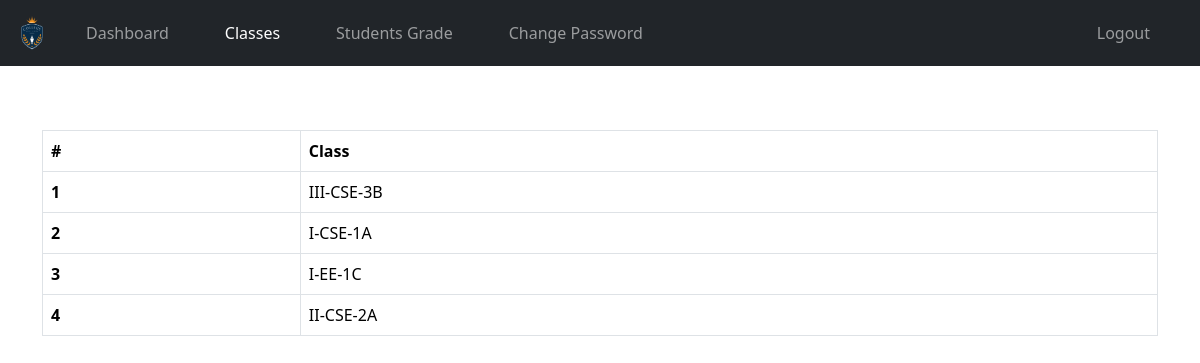
Screenshot of /teacher/classes.php (signed in) with the database file from the repository.
### tables this page shows
CREATE TABLE `semester` (
  `semester_id` int(11) NOT NULL,
  `semester` varchar(31) NOT NULL,
  `semester_code` varchar(7) NOT NULL
);

CREATE TABLE `section` (
  `section_id` int(11) NOT NULL,
  `section` varchar(7) NOT NULL
);

### teacher/data/class.php (called while the page is built, shortened)
<?php
function getAllClasses($conn){
   $sql = "SELECT * FROM class";
   $stmt = $conn->prepare($sql);
   $stmt->execute();
   if ($stmt->rowCount() >= 1) {
     $classes = $stmt->fetchAll();
     return $classes;
   }else {
    return 0;
   }
}

### teacher/data/teacher.php (called while the page is built)
<?php
function getTeacherById($teacher_id, $conn){
   $sql = "SELECT * FROM teachers
           WHERE teacher_id=?";
   $stmt = $conn->prepare($sql);
   $stmt->execute([$teacher_id]);
   if ($stmt->rowCount() == 1) {
     $teacher = $stmt->fetch();
     return $teacher;
   }else {
    return 0;
   }
}

### teacher/data/grade.php (called while the page is built, shortened)
<?php
function getGradeById($semester_id, $conn){
   $sql = "SELECT * FROM semester
           WHERE semester_id=?";
   $stmt = $conn->prepare($sql);
   $stmt->execute([$semester_id]);
   if ($stmt->rowCount() == 1) {
     $grade = $stmt->fetch();
     return $grade;
   }else {
    return 0;
   }
}

### teacher/data/section.php (called while the page is built, shortened)
<?php
function getSectionById($section_id, $conn){
   $sql = "SELECT * FROM section
           WHERE section_id=?";
   $stmt = $conn->prepare($sql);
   $stmt->execute([$section_id]);
   if ($stmt->rowCount() == 1) {
     $section = $stmt->fetch();
     return $section;
   }else {
    return 0;
   }
}

### teacher/classes.php (the view, shortened to what this page needs)
<?php
       include "data/class.php";
       include "data/grade.php";
       include "data/section.php";
       include "data/teacher.php";
       $teacher_id = $_SESSION['teacher_id'];
       $teacher = getTeacherById($teacher_id, $conn);
       $classes = getAllClasses($conn);
 ?>
 <?php
        include "../header.php";
        if ($classes != 0) {
     ?>
<body>
    <?php
        include "../nav.php";
        if ($classes != 0) {
     ?>
     <div class="container mt-5">
           <div class="table-responsive">
              <table class="table table-bordered mt-3 n-table">
                <thead>
                  <tr>
                    <th scope="col">#</th>
                    <th scope="col">Class</th>
                  </tr>
                </thead>
                <tbody>
                  <?php $i = 0; foreach ($classes as $class ) {
                      ?>
                      <?php
                          $classesx = str_split(trim($teacher['class']));
                          $grade  = getGradeById($class['semester'], $conn);
                          $section = getSectionById($class['section'], $conn);
                          $c = $grade['semester_code'].'-'.$grade['semester'].$section['section'];
                          foreach ($classesx as $class_id) {
                               if ($class_id == $class['class_id']) {  $i++; ?>
                            <tr>
                                <th scope="row"><?=$i?></th>
                                <td>
                                      <?php echo $c; ?>
                            </td>
                          </tr>
                            <?php
                            }
                          }
                       ?>
                <?php } ?>
                </tbody>
              </table>
           </div>
         <?php } ?>
     </div>
</body>
<?php
        include "../footer.php";
     ?>
<?php
}else {
    header("Location: ../login.php");
    exit;
}
?>

### static/styles.css (style rules this page uses)
* { margin: 0; padding: 0; }
body { font-family: Arial, sans-serif; margin: 0; padding: 0px; background-color: #f4f4f4; color: #333; }

### rows the page displays
semester: c "III-CSE-3B"
semester: c "I-CSE-1A"
semester: c "I-EE-1C"
semester: c "II-CSE-2A"
